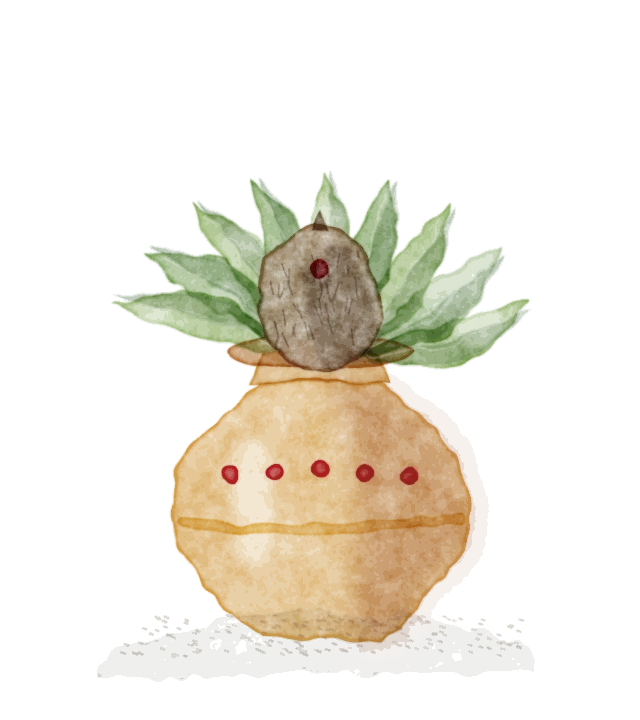
#> input picture site/watercolor/img/kalasam.webp, 640 x 720 px, found by its file name; the run also reads 2 pictures not shown here
$ python scene.py
#> lines starting #> are read from the running program, lines starting #| are printed output that depends on the picture; after the words box and inside, x2 and y2 are one past the last pixel; in counts of white or black regions, pixels touching at a corner belong together
### tools/heritage/common.py
"""Shared procedural helpers for the Heritage artwork."""
import numpy as np
from scipy import ndimage as ndi
from PIL import Image, ImageDraw, ImageFont, ImageFilter

RNG = np.random.default_rng(2111)
FONTS = '/home/claude/tools/heritage/node_modules/@fontsource'


# [7 lines left out: function font, not called in this run]


def noise(h, w, scale, octaves=5, persistence=0.5, rng=RNG):
    """Fractal value noise in [0,1]. scale = feature size in px of first octave."""
    out = np.zeros((h, w), np.float32)
    amp, tot = 1.0, 0.0
    s = scale
    for _ in range(octaves):
        gh, gw = max(2, int(h / s) + 2), max(2, int(w / s) + 2)
        g = rng.random((gh, gw)).astype(np.float32)
        up = ndi.zoom(g, (h / (gh - 1) * 1.0001, w / (gw - 1) * 1.0001), order=3)[:h, :w]
        out += amp * up
        tot += amp
        amp *= persistence
        s /= 2
        if s < 1:
            break
    out /= tot
    out -= out.min()
    out /= max(out.max(), 1e-6)
    return out


def blur(a, s):
    if a.ndim == 3:
        return np.stack([ndi.gaussian_filter(a[..., i], s) for i in range(a.shape[2])], -1)
    return ndi.gaussian_filter(a, s)


def lerp(a, b, t):
    t = np.asarray(t)[..., None] if np.ndim(t) == 2 else t
    return a + (b - a) * t


def hexc(h):
    h = h.lstrip('#')
    return np.array([int(h[i:i + 2], 16) for i in (0, 2, 4)], np.float32) / 255


def ramp(t, stops):
    """t: HxW in [0,1]; stops: list of (pos, '#hex')."""
    t = np.clip(t, 0, 1)
    out = np.zeros(t.shape + (3,), np.float32)
    for (p0, c0), (p1, c1) in zip(stops[:-1], stops[1:]):
        m = (t >= p0) & (t <= p1)
        k = ((t - p0) / max(p1 - p0, 1e-6))[m][:, None]
        out[m] = hexc(c0) * (1 - k) + hexc(c1) * k
    return out


# [5 lines left out: function normals, not called in this run]


def light(n, d):
    d = np.array(d, np.float32)
    d /= np.linalg.norm(d)
    return np.clip((n * d).sum(-1), 0, 1)


def spec(n, d, power=20):
    d = np.array(d, np.float32); d /= np.linalg.norm(d)
    h = d + np.array([0, 0, 1], np.float32); h /= np.linalg.norm(h)
    return np.clip((n * h).sum(-1), 0, 1) ** power


def grain(img, amt=0.03, rng=RNG):
    g = rng.normal(0, amt, img.shape[:2]).astype(np.float32)[..., None]
    return img + g


# [18 lines left out: functions save, mask_from_draw, not called in this run]


def lathe(profile, w, h, cx, y0, light_dir=(-0.6, -0.4, 0.7), env=None):
    """Render a surface of revolution.
    profile: function y(px from y0) -> radius px (0 = no surface). Returns rgb(HxWx3 normal-ish), alpha, n
    Returns normals, alpha so the caller can shade with any material."""
    ys = np.arange(h, dtype=np.float32)
    r = np.array([profile(y) for y in ys], np.float32)
    dr = np.gradient(r)
    X = np.arange(w, dtype=np.float32)[None, :] - cx
    R = r[:, None]
    inside = (np.abs(X) < R) & (R > 0.5)
    u = np.where(inside, X / np.maximum(R, 1e-3), 0)
    nz = np.sqrt(np.clip(1 - u ** 2, 0, 1))
    slope = -dr[:, None]  # radius increasing downwards -> normal tilts down
    n = np.stack([u, np.broadcast_to(slope, u.shape) * nz, nz], -1)
    n /= np.linalg.norm(n, axis=-1, keepdims=True) + 1e-6
    # antialias the silhouette
    edge = np.clip(R - np.abs(X), 0, 1.5) / 1.5
    alpha = np.where(R > 0.5, edge, 0).astype(np.float32)
    return n, alpha, u


def brass(n, u, base='#b8893a', light_dir=(-0.5, -0.5, 0.75), warm=(1.0, 0.75, 0.4), rng=RNG):
    """Polished brass shading with a fake environment (dark room, warm lamp)."""
    h, w = n.shape[:2]
    # environment: reflect vector x component -> horizontal bands
    rx = n[..., 0]
    ry = n[..., 1]
    envv = 0.10 + 0.9 * np.exp(-((rx + 0.45) ** 2) / 0.02) + 0.35 * np.exp(-((rx - 0.55) ** 2) / 0.05)
    envv += 0.25 * np.exp(-((ry + 0.6) ** 2) / 0.05)
    diff = light(n, light_dir)
    sp = spec(n, light_dir, 60)
    col = hexc(base)
    dark = hexc('#3a2410')
    c = dark * (1 - diff[..., None]) * 0.9 + col * (0.25 + 0.75 * diff[..., None])
    c = c * (0.55 + 0.6 * envv[..., None])
    c += np.array(warm) * sp[..., None] * 1.2
    return c

### tools/heritage/objects.py
import sys, math
import numpy as np
from scipy import ndimage as ndi
from PIL import Image, ImageDraw, ImageFilter
from common import *

OUT = '/home/claude/site/heritage/img/'


def smoothstep(a, b, x):
    t = np.clip((x - a) / (b - a), 0, 1)
    return t * t * (3 - 2 * t)


def profile_from_points(pts):
    """pts: list of (y, r) -> callable radius(y) with smooth interpolation."""
    ys = np.array([p[0] for p in pts], np.float32)
    rs = np.array([p[1] for p in pts], np.float32)
    from scipy.interpolate import PchipInterpolator
    f = PchipInterpolator(ys, rs, extrapolate=False)
    def prof(y):
        if y < ys[0] or y > ys[-1]:
            return 0.0
        return float(f(y))
    return prof


# [250 lines left out: functions render_lathe, lamp, diya, kalasam, mango_leaf, bud_template and 4 more, not called in this run]


# [7 lines that do not run on import are left out]

### tools/heritage/scene.py
"""Pelli mandapam night scene, rendered in depth layers (1200x1600 design space)."""
import math, json
import numpy as np
from scipy import ndimage as ndi
from PIL import Image, ImageDraw, ImageFilter
from common import *
from objects import profile_from_points, mango_leaf, strand, bud_template, render_lathe

OUT = '/home/claude/site/heritage/img/'
W, H = 1200, 1600
HORIZON = 900
EXPORT = (900, 1200)
LAMPS = []  # flame positions in design space for the HTML (x, y, scale)


def to_im(rgb, a):
    im = Image.fromarray((np.clip(rgb, 0, 1) * 255).astype(np.uint8)).convert('RGBA')
    im.putalpha(Image.fromarray((np.clip(a, 0, 1) * 255).astype(np.uint8)))
    return im


def arr(im):
    a = np.asarray(im.convert('RGBA')).astype(np.float32) / 255
    return a[..., :3], a[..., 3]


def export(im, name, q=78):
    im.resize(EXPORT, Image.LANCZOS).save(OUT + name, 'WEBP', quality=q, method=6)


# ---------------------------------------------------------------- sky + palms
def sky():
    y, x = np.mgrid[0:H, 0:W].astype(np.float32)
    t = y / HORIZON
    col = ramp(np.clip(t, 0, 1), [(0, '#05070d'), (0.45, '#0b1424'), (0.8, '#2a2030'), (0.95, '#6b3a22'), (1, '#9a5a2a')])
    glow = np.exp(-(((x - W / 2) / 520) ** 2 + ((y - HORIZON) / 260) ** 2))
    col += hexc('#a8582a') * glow[..., None] * 0.45
    below = y > HORIZON
    col[below] = hexc('#1a0f0a')
    # a few faint stars, very sparse (not glitter)
    rng = np.random.default_rng(3)
    st = (rng.random((H, W)) < 0.00025) & (y < HORIZON * 0.6)
    col[st] += 0.35
    col = blur(col, 0.6)
    im = to_im(col, np.ones((H, W)))
    d = ImageDraw.Draw(im)
    # distant palm silhouettes
    rng = np.random.default_rng(8)
    for px in list(rng.uniform(-40, W + 40, 16)):
        h = rng.uniform(150, 300)
        palm(d, px, HORIZON + 10, h, rng, (12, 10, 14, 255))
    # distant village lights (soft warm points) along horizon
    im = im.filter(ImageFilter.GaussianBlur(1.6))
    c, a = arr(im)
#> a: shape (1600, 1200) float32; every value is 1
    for px in rng.uniform(30, W - 30, 14):
        py = HORIZON + rng.uniform(-6, 14)
        g = np.exp(-(((x - px) ** 2 + (y - py) ** 2) / (2 * rng.uniform(3, 7) ** 2)))
        c += hexc('#f2b46a') * g[..., None] * 0.9
    c = grain(c, 0.012)
    export(to_im(c, np.ones((H, W))), 'm-sky.webp', q=70)


def palm(d, x, base, h, rng, fill):
    lean = rng.uniform(-0.15, 0.15)
    pts = []
    for i in range(20):
        t = i / 19
        pts.append((x + lean * h * t + math.sin(t * 2) * 6, base - h * t))
    for i in range(len(pts) - 1):
        wdt = 7 - 4 * i / 19
        d.line([pts[i], pts[i + 1]], fill=fill, width=int(max(2, wdt)))
    top = pts[-1]
    for k in range(9):
        a = -math.pi / 2 + (k - 4) * 0.42 + rng.normal(0, 0.08)
        L = rng.uniform(55, 85) * h / 240
        prev = top
        for j in range(1, 8):
            tt = j / 7
            px = top[0] + math.cos(a) * L * tt
            py = top[1] + math.sin(a) * L * tt + (L * 0.55) * tt * tt
            d.line([prev, (px, py)], fill=fill, width=max(1, int(4 - tt * 3)))
            # leaflets
            for side in (-1, 1):
                d.line([(px, py), (px + side * 6 * (1 - tt) + math.cos(a + side) * 10, py + 12 * (1 - tt * 0.5))], fill=fill, width=1)
            prev = (px, py)


# ---------------------------------------------------------------- floor + muggu
def muggu_topdown(S=1400):
    """Muggu (rice-flour) design drawn top-down: dot grid, lotus, loops, kumkum/turmeric fills."""
    ss = 2
    im = Image.new('RGBA', (S * ss, S * ss), (0, 0, 0, 0))
    d = ImageDraw.Draw(im)
    c = S * ss / 2
    white = (246, 240, 226, 255)
    lw = int(5 * ss)
    # outer square with stepped corners
    for r in (560, 530):
        R = r * ss
        d.rectangle([c - R, c - R, c + R, c + R], outline=white, width=lw)
    # dotted border
    for i in range(-24, 25):
        for (xx, yy) in [(c + i * 22 * ss, c - 500 * ss), (c + i * 22 * ss, c + 500 * ss), (c - 500 * ss, c + i * 22 * ss), (c + 500 * ss, c + i * 22 * ss)]:
            if abs(i) <= 22:
                d.ellipse([xx - 4 * ss, yy - 4 * ss, xx + 4 * ss, yy + 4 * ss], fill=white)
    # corner loops (sikku-style arcs around dots)
    for sx in (-1, 1):
        for sy in (-1, 1):
            cx, cy = c + sx * 400 * ss, c + sy * 400 * ss
            for k in range(3):
                r = (30 + k * 26) * ss
                d.ellipse([cx - r, cy - r, cx + r, cy + r], outline=white, width=lw)
            d.ellipse([cx - 10 * ss, cy - 10 * ss, cx + 10 * ss, cy + 10 * ss], fill=(160, 24, 28, 255))
    # 16-petal lotus, two rings
    for ring, (R0, R1, n, fill) in enumerate([(150, 330, 16, (214, 152, 28, 255)), (90, 210, 8, (160, 24, 28, 255))]):
        for i in range(n):
            a = i / n * 2 * math.pi
            pts = []
            for t in np.linspace(-1, 1, 30):
                ang = a + t * (math.pi / n) * 0.95
                rad = R0 + (R1 - R0) * (1 - t * t) ** 0.6
                pts.append((c + math.cos(ang) * rad * ss, c + math.sin(ang) * rad * ss))
            pts.append((c + math.cos(a + math.pi / n * 0.95) * R0 * ss, c + math.sin(a + math.pi / n * 0.95) * R0 * ss))
            d.polygon(pts, fill=fill if ring == 1 else None, outline=white)
            d.line(pts + [pts[0]], fill=white, width=lw)
    for r, w_ in [(90, lw), (70, lw), (40, 0)]:
        R = r * ss
        if w_:
            d.ellipse([c - R, c - R, c + R, c + R], outline=white, width=w_)
        else:
            d.ellipse([c - R, c - R, c + R, c + R], fill=(214, 152, 28, 255))
    # chain of dots between rings
    for i in range(48):
        a = i / 48 * 2 * math.pi
        xx, yy = c + math.cos(a) * 380 * ss, c + math.sin(a) * 380 * ss
        d.ellipse([xx - 6 * ss, yy - 6 * ss, xx + 6 * ss, yy + 6 * ss], fill=white)
    for i in range(24):
        a = i / 24 * 2 * math.pi
        xx, yy = c + math.cos(a) * 440 * ss, c + math.sin(a) * 440 * ss
        r = 22 * ss
        d.arc([xx - r, yy - r, xx + r, yy + r], 0, 360, fill=white, width=lw)
    im = im.resize((S, S), Image.LANCZOS)
    # powdery edge: erode alpha with noise
    a = np.asarray(im).astype(np.float32) / 255
    nz = noise(S, S, 3, 2)
    a[..., 3] *= np.clip(0.55 + nz * 0.7, 0, 1)
    return Image.fromarray((a * 255).astype(np.uint8))


def floor():
    y, x = np.mgrid[0:H, 0:W].astype(np.float32)
    # stone/earth floor in perspective: tiles converge to vanishing point
    vx, vy = W / 2, HORIZON - 40
    depth = np.clip((y - HORIZON) / (H - HORIZON), 0.001, 1)
    zz = 1 / depth
    u = (x - vx) * depth ** -1 / 300
    v = zz * 1.2
    tex = noise(H, W, 30, 4)
    col = ramp(tex, [(0, '#2a1810'), (0.5, '#3c2416'), (1, '#4e2f1c')])
    # tile seams
    seam = (np.abs(((u + 1000) % 1) - 0.5) > 0.49) | (np.abs((v % 1) - 0.5) > 0.47)
    col[seam] *= 0.82
    # light pool from the mandapam
    pool = np.exp(-(((x - W / 2) / 520) ** 2 + ((y - 1080) / 300) ** 2))
    col *= (0.25 + 1.2 * pool[..., None])
    col *= np.array([1.1, 0.95, 0.8])
    # polished-stone reflections of the lamp row and drape glow
    refl = np.zeros((H, W), np.float32)
    for px in list(range(280, 1000, 80)) + [W / 2]:
        refl += np.exp(-((x - px) ** 2) / (2 * 9 ** 2)) * np.exp(-((y - 1100) / 120) ** 2)
    col += hexc('#ffb060') * refl[..., None] * 0.35
    col *= 0.8
    a = (y > HORIZON - 2).astype(np.float32)
    base = to_im(col, a)
#> in to_im (call 3), `im.putalpha(Image.fromarray((np.clip(a, 0, 1) * 255).astype(np.uint8)))`:
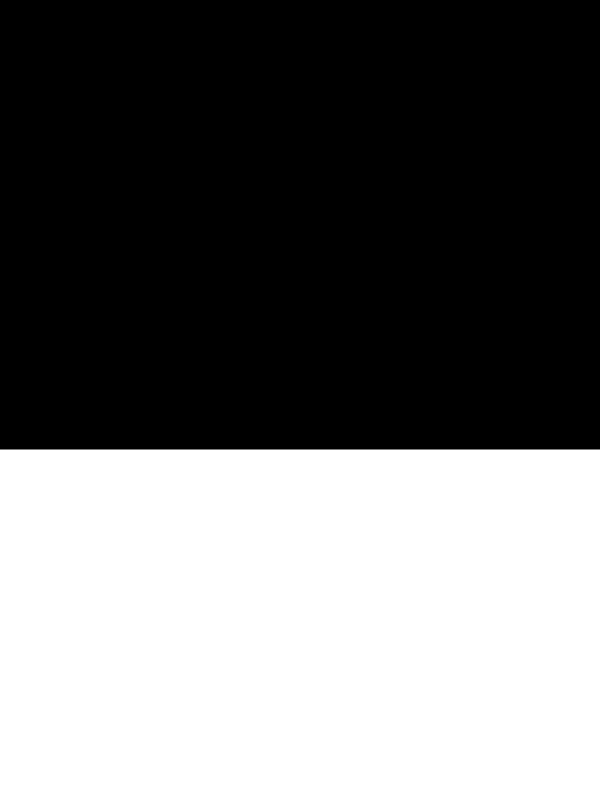
#> a: shape (1600, 1200) float32 (shown at 1/2 size); values 0 (black) and 1 (white), 43.8% white; 1 white region, box (x1, y1, x2, y2) and area: (0, 899, 1200, 1600) 841200
    # muggu warped into perspective on the floor in front of the mandapam
    mg = muggu_topdown(1400)
#> the loop in muggu_topdown, `for i in range(48):` made 48 passes
#> (a, xx, yy) on passes 1 to 8: (0, 2160, 1400), (0.131, 2153.5, 1499.2), (0.262, 2134.1, 1596.7), (0.393, 2102.1, 1690.8), (0.524, 2058.2, 1780), (0.654, 2002.9, 1862.7), (0.785, 1937.4, 1937.4), (0.916, 1862.7, 2002.9)
#> the loop in muggu_topdown, `for i in range(24):` made 24 passes
#> (a, xx, yy) on passes 1 to 8: (0, 2280, 1400), (0.262, 2250, 1627.8), (0.524, 2162.1, 1840), (0.785, 2022.3, 2022.3), (1.05, 1840, 2162.1), (1.31, 1627.8, 2250), (1.57, 1400, 2280), (1.83, 1172.2, 2250)
    # target quad on screen (near wide, far narrow)
    quad = [(330, 1160), (870, 1160), (1180, 1560), (20, 1560)]  # TL, TR, BR, BL on screen
    coeffs = find_coeffs(quad, [(0, 0), (1400, 0), (1400, 1400), (0, 1400)])
    warped = mg.transform((W, H), Image.PERSPECTIVE, coeffs, Image.BICUBIC)
    wc, wa = arr(warped)
    wc *= (0.25 + 0.75 * pool[..., None])
    wc *= np.array([1.0, 0.92, 0.78])
    warped = to_im(wc, wa * 0.92)
    base.alpha_composite(warped)
#> call 2 of export, with name = 'm-floor.webp', q = 72
#> in export (call 2), `im.resize(EXPORT, Image.LANCZOS).save(OUT + name, 'WEBP', quality=q, m..`:
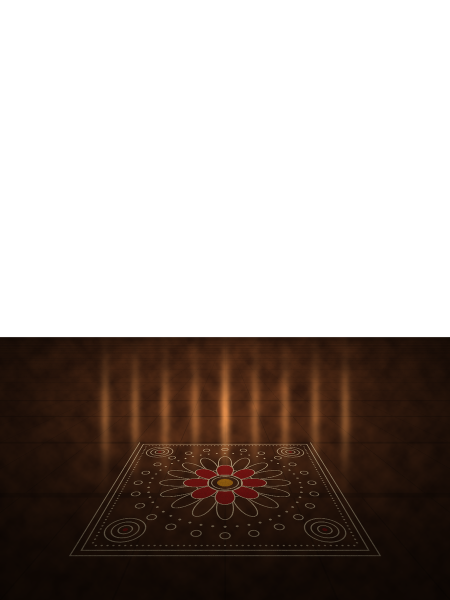
#> saved as m-floor.webp: PIL image 900x1200 RGBA (shown at 1/2 size); mean R, G, B, A 20, 10.8, 5.9, 111.7; transparent parts drawn white
    return base


def find_coeffs(pa, pb):
    """coeffs mapping output(pa) -> input(pb) for PIL PERSPECTIVE."""
    matrix = []
    for p1, p2 in zip(pa, pb):
        matrix.append([p1[0], p1[1], 1, 0, 0, 0, -p2[0] * p1[0], -p2[0] * p1[1]])
        matrix.append([0, 0, 0, p1[0], p1[1], 1, -p2[1] * p1[0], -p2[1] * p1[1]])
    A = np.array(matrix, np.float64)
    B = np.array(pb, np.float64).reshape(8)
    return np.linalg.solve(A, B).tolist()


# [8 lines left out: function lamp_light, not called in this run]


# ---------------------------------------------------------------- mandapam
def wood_lathe(pts, w, h, cx, brass_bands=()):
    prof = profile_from_points(pts)
    n, a, u = lathe(prof, w, h, cx, 0)
    L = (-0.35, -0.3, 0.85)
    dif = light(n, L)
    sp = spec(n, L, 25)
    grainv = ndi.gaussian_filter(RNG.random((h, w)).astype(np.float32), (14, 0.8))
    grainv = (grainv - grainv.min()) / (grainv.max() - grainv.min())
    wood = ramp(grainv, [(0, '#2a1209'), (0.5, '#4a2010'), (1, '#6a301a')])
    col = wood * (0.2 + 1.0 * dif[..., None]) + sp[..., None] * 0.12 * hexc('#ffd9a0')
    from common import brass as brass_shade
    br = brass_shade(n, u, '#c2923f', L)
    ys = np.arange(h)[:, None]
    m = np.zeros((h, w), np.float32)
    for (y0, y1) in brass_bands:
        m = np.maximum(m, ((ys >= y0) & (ys <= y1)).astype(np.float32))
    col = col * (1 - m[..., None]) + br * m[..., None]
    return col, a


def pillar(h=900, scale=1.0):
    """Andhra-style carved pillar: square base block, turned shaft with brass rings, bracket capital."""
    w = int(200 * scale)
    H_ = int(h)
    cx = w / 2
    s = H_ / 900
    pts = [(0, 34), (40, 34), (52, 46), (66, 30), (90, 26), (100, 36), (112, 26), (300, 24), (316, 34), (330, 24),
           (520, 24), (540, 38), (560, 50), (580, 38), (600, 26), (700, 27), (712, 36), (724, 27), (740, 0)]
    pts = [(y * s, r * scale * 1.6) for y, r in pts]
    bands = [(int(40 * s), int(66 * s)), (int(300 * s), int(330 * s)), (int(530 * s), int(590 * s)), (int(700 * s), int(724 * s))]
    col, a = wood_lathe(pts, w, H_, cx, bands)
    im = to_im(col, a)
    d = ImageDraw.Draw(im)
    # square base block (front face + side)
    by = int(740 * s)
    bw = int(150 * scale)
    block = Image.new('RGBA', (w, H_ - by), (0, 0, 0, 0))
    bh = H_ - by
    yy, xx = np.mgrid[0:bh, 0:w].astype(np.float32)
    face = (np.abs(xx - cx) < bw / 2)
    tex = noise(bh, w, 8, 3)
    c = ramp(tex, [(0, '#3a1a0c'), (1, '#5e2c16')])
    # carved horizontal mouldings
    mould = (np.sin(yy / max(bh, 1) * math.pi * 5) > 0.93)
    c[mould] *= 1.25
    c *= 0.7
    shade = np.clip(1 - (xx - (cx - bw / 2)) / bw * 0.6, 0.35, 1)
    c *= shade[..., None]
    block = to_im(c, face.astype(np.float32))
    im.alpha_composite(block, (0, by))
    # bracket capital (potika): stepped beam ends
    top = Image.new('RGBA', (w, int(60 * s)), (0, 0, 0, 0))
    td = ImageDraw.Draw(top)
    td.polygon([(cx - 26 * scale * 1.6, top.height), (cx + 26 * scale * 1.6, top.height), (w - 4, 4), (4, 4)], fill=(78, 36, 18, 255))
    td.line([(4, 6), (w - 4, 6)], fill=(200, 150, 70, 255), width=max(1, int(3 * scale)))
    im.alpha_composite(top, (0, 0))
    return im


# [99 lines left out: functions banana_leaf, banana_plant, thoranam, not called in this run]


def mandapam():
    im = Image.new('RGBA', (W, H), (0, 0, 0, 0))
#> im: PIL image 1200x1600 RGBA; every value is 0
    y, x = np.mgrid[0:H, 0:W].astype(np.float32)
    # back drape: deep red silk with vertical folds and gold border, behind the platform
    bx0, bx1, by0, by1 = 300, 900, 360, 1000
    m = ((x > bx0) & (x < bx1) & (y > by0) & (y < by1)).astype(np.float32)
    folds = np.sin((x - bx0) / 22 + np.sin(y / 120) * 0.6)
    fn = np.stack([folds * 0.5, np.zeros_like(folds), np.ones_like(folds)], -1)
    fn /= np.linalg.norm(fn, axis=-1, keepdims=True)
    dif = light(fn, (-0.4, -0.2, 0.9))
    silk = hexc('#3e0a0d') * (0.3 + 0.9 * dif[..., None]) + spec(fn, (-0.4, -0.2, 0.9), 30)[..., None] * hexc('#ffb36b') * 0.25
    butta = ((((x - bx0) % 60) - 30) ** 2 + (((y - by0) % 70) - 35) ** 2 < 16) & (m > 0)
    silk[butta] = silk[butta] * 0.3 + hexc('#a8823e') * 0.6
    border = (((x - bx0) < 26) | ((bx1 - x) < 26) | ((y - by0) < 26)) & (m > 0)
    silk[border] = silk[border] * 0.2 + hexc('#b48a3e') * (0.5 + 0.5 * dif[border][..., None])
    glow = np.exp(-(((x - W / 2) / 300) ** 2 + ((y - 760) / 260) ** 2))
    silk *= (0.18 + 0.65 * glow[..., None])
    im.alpha_composite(to_im(silk, m))
#> in to_im (call 5), `im.putalpha(Image.fromarray((np.clip(a, 0, 1) * 255).astype(np.uint8)))`:
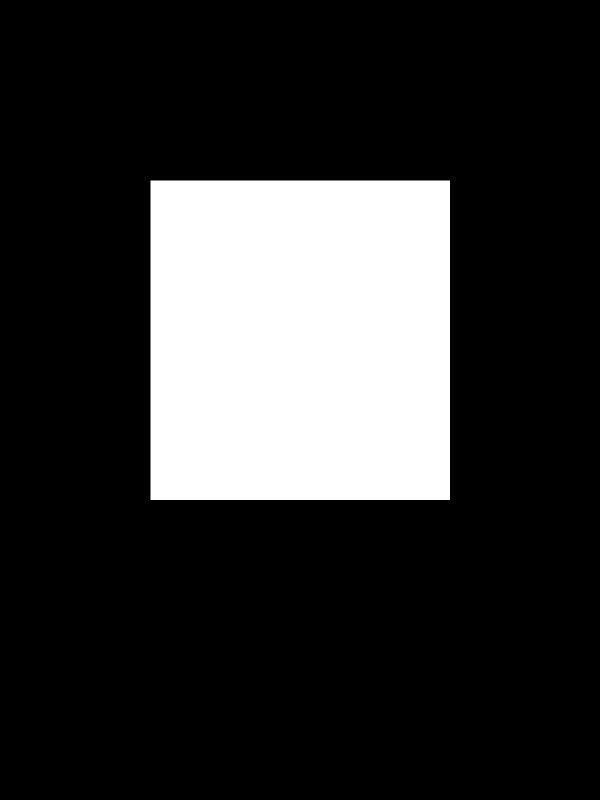
#> a: shape (1600, 1200) float32 (shown at 1/2 size); values 0 (black) and 1 (white), 19.9% white; 1 white region, box (x1, y1, x2, y2) and area: (301, 361, 900, 1000) 382761
    # raised platform (vedika) with steps
    d = ImageDraw.Draw(im)
    plat = [(250, 960), (950, 960), (1010, 1050), (190, 1050)]
    d.polygon(plat, fill=(70, 34, 18, 255))
    d.polygon([(190, 1050), (1010, 1050), (1010, 1085), (190, 1085)], fill=(44, 20, 10, 255))
    d.line([(250, 960), (950, 960)], fill=(200, 150, 70, 255), width=3)
    d.line([(190, 1050), (1010, 1050)], fill=(170, 120, 55, 255), width=3)
    # back pillars (smaller)
    for px in (330, 870):
        p = pillar(640, 0.72)
        im.alpha_composite(p, (int(px - p.width / 2), 330))
#> this loop made 2 passes
#> pass 1, in pillar, `mould = (np.sin(yy / max(bh, 1) * math.pi * 5) > 0.93)`:
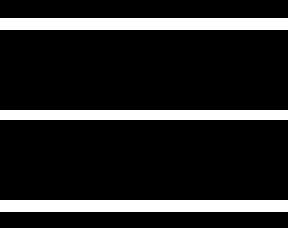
#> mould: shape (114, 144) bool (shown 2 times larger); 14.9% white; 3 white regions, box (x1, y1, x2, y2) and area: (0, 9, 144, 15) 864, (0, 100, 144, 106) 864, (0, 55, 144, 60) 720
#> after the loop:
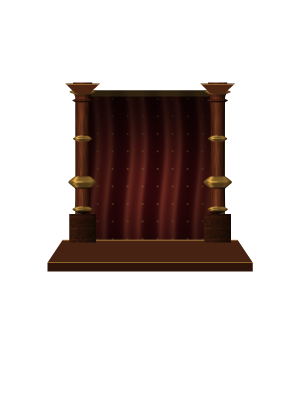
#> im: PIL image 1200x1600 RGBA (shown at 1/4 size); mean R, G, B, A 13.6, 5.6, 3.5, 62.6; transparent parts drawn white
#> after the loop:
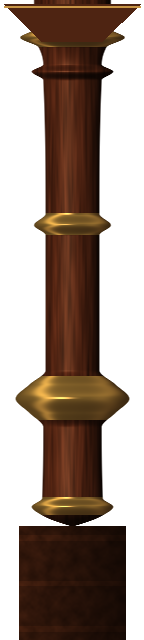
#> p: PIL image 144x640 RGBA; mean R, G, B, A 79.6, 42.4, 21.6, 126.8; transparent parts drawn white
    # beam (back)
    d.rectangle([300, 318, 900, 350], fill=(60, 26, 12, 255))
    d.line([(300, 322), (900, 322)], fill=(205, 160, 80, 255), width=3)
    # brass kalasams on the platform, a pair
    k = Image.open('/home/claude/tools/heritage/src-img/kalasam.webp').convert('RGBA')
#> k is the input picture: PIL image 640x720 RGBA; mean R, G, B, A 39.9, 28.2, 2, 30.7
    k = k.resize((150, 218), Image.LANCZOS)
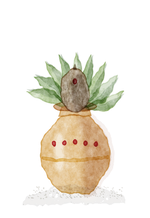
#> k: PIL image 150x218 RGBA; mean R, G, B, A 35.3, 25.3, 0.3, 30.8; transparent parts drawn white
    for px in (440, 760):
        im.alpha_composite(k, (px - 75, 780))
    # standing lamp at the centre back
    lp = Image.open(OUT + 'lamp.webp').convert('RGBA').resize((120, 260), Image.LANCZOS)
    im.alpha_composite(lp, (W // 2 - 60, 720))
    LAMPS.append((W / 2, 722, 1.0))
    # row of diyas on the platform edge
    dy = Image.open(OUT + 'diya.webp').convert('RGBA').resize((64, 34), Image.LANCZOS)
    for i in range(9):
        px = 280 + i * 80
        im.alpha_composite(dy, (px - 32, 1022))
        LAMPS.append((px, 1022, 0.55))
#> after the loop, LAMPS = [(600, 722, 1), (280, 1022, 0.55), (360, 1022, 0.55), (440, 1022, 0.55), (520, 1022, 0.55), (600, 1022, 0.55), (680, 1022, 0.55), (760, 1022, 0.55), (840, 1022, 0.55), (920, 1022, 0.55)]
    # front pillars (big)
    for px in (150, 1050):
        p = pillar(1140, 1.0)
        im.alpha_composite(p, (int(px - p.width / 2), 0 + 70))
    # front beam + canopy
    d.rectangle([0, 50, W, 110], fill=(54, 22, 10, 255))
    d.line([(0, 104), (W, 104)], fill=(205, 160, 80, 255), width=4)
    d.line([(0, 56), (W, 56)], fill=(150, 110, 50, 255), width=2)
    # carved scallops under the beam
    for i in range(0, W, 40):
        d.chord([i, 92, i + 40, 132], 0, 180, fill=(54, 22, 10, 255))
        d.arc([i + 6, 98, i + 34, 126], 0, 180, fill=(190, 140, 64, 255), width=2)
    # jasmine curtain strands hanging from the beam
#> (the run stopped early here; a loop or call above may not have finished)
